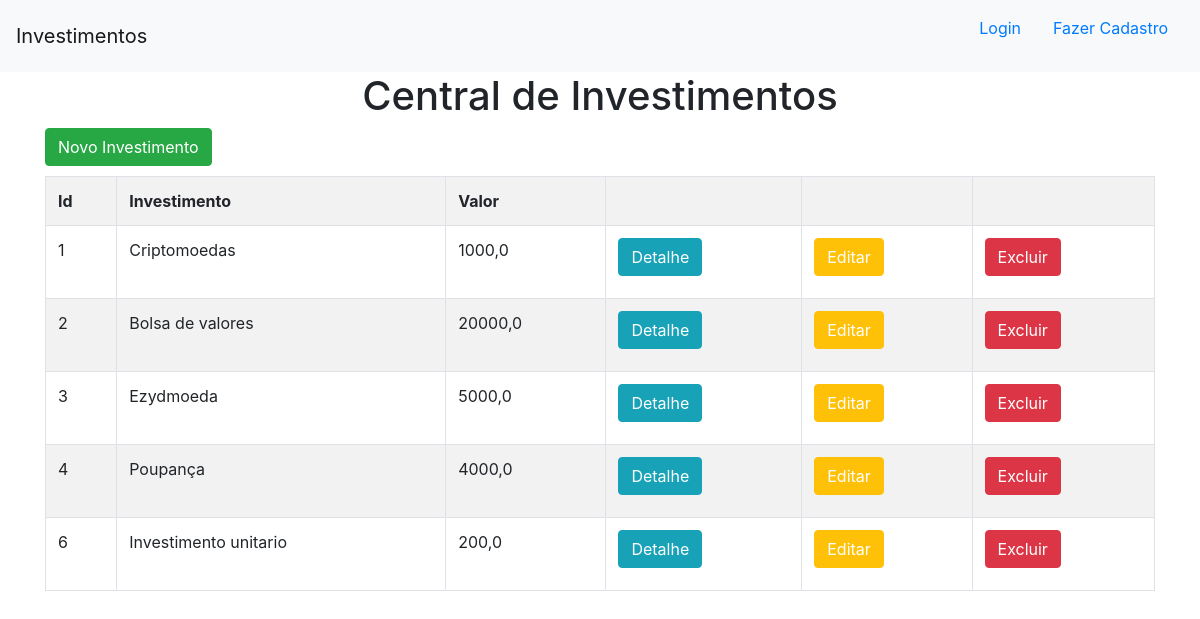
The app's page /, older data.
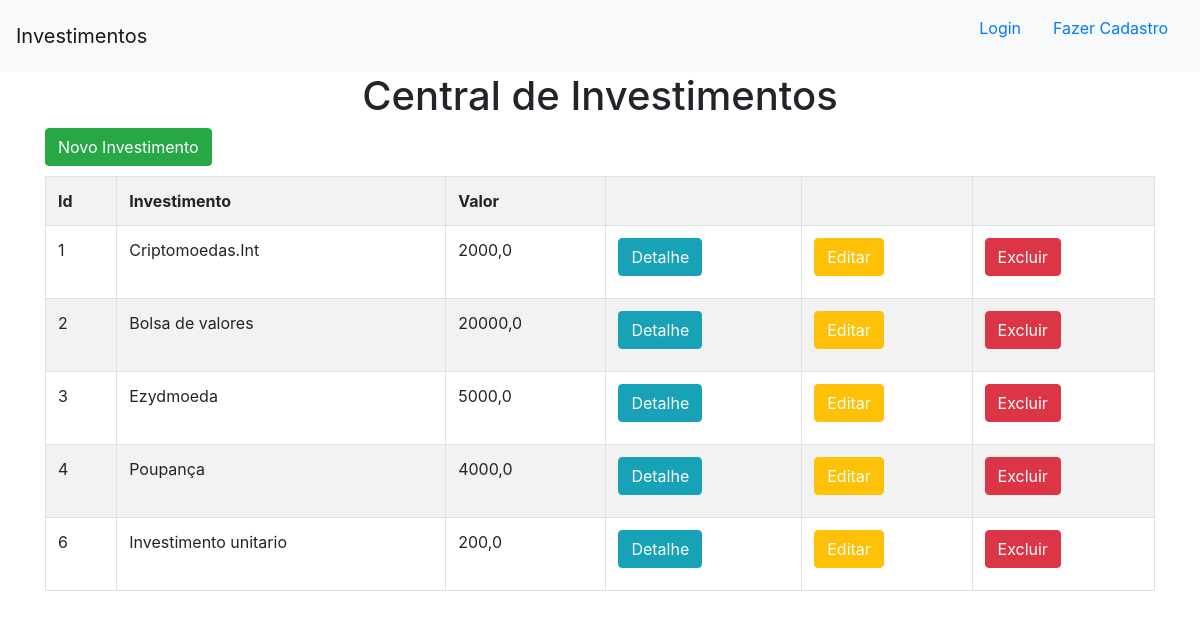
The same page, newer data.
### invista/models.py (models this page shows)
class Investimento(models.Model):
    investimento = models.TextField(max_length=255)
    valor = models.FloatField()
    pago = models.BooleanField(default=False)
    data = models.DateField(default=datetime.now)

### invista/views.py (the view)
# urls.py: path('',views.investimentos_leitura, name='investimentosleitura'),
def investimentos_leitura(request):
    dados = {
        'dados': Investimento.objects.all()
    }
    return render(request,'investimentos_ps/investimentosleitura.html',context=dados)

### invista/templates/investimentos_ps/investimentosleitura.html
{% extends 'investimentos_ps/base.html' %}
{% block conteudo %}
<h1 style='text-align: center;'>Central de Investimentos</h1>
<div class='container'>
    <button class='btn btn-success' style="margin-bottom: 10px;"><a style='color:white;' href="{% url 'novo_investimento' %}">Novo Investimento</a></button>
    <table class="table table-striped table-bordered">
        <tr>
            <th>Id</th>
            <th>Investimento</th>
            <th>Valor</th>
            <th></th>
            <th></th>
            <th></th>
        </tr>
        {% for dado in dados %}
        <tr>
            <td>{{dado.id}}</td>
            <td>{{dado.investimento}}</td>
            <td>{{dado.valor}}</td>
            <td><button class="btn btn-info" style="margin-bottom: 10px;"><a style='color:white;'href="{% url 'detalhe' dado.id %}">Detalhe</a></button></td>
            <td><button class="btn btn-warning" style="margin-bottom: 10px;"><a style='color:white;'href="{% url 'editar' dado.id %}">Editar</a></button></td>
            <td><button class="btn btn-danger" style="margin-bottom: 10px;"><a style='color:white;'href="{% url 'excluir' dado.id %}">Excluir</a></button></td>
        </tr>
        {% endfor %}
    </table>
</div>
{% endblock %}

Row changes from the older to the newer data that the page shows:
changed Investimento id 1: investimento "Criptomoedas" → "Criptomoedas.Int"; valor "1000,0" → "2000,0"
